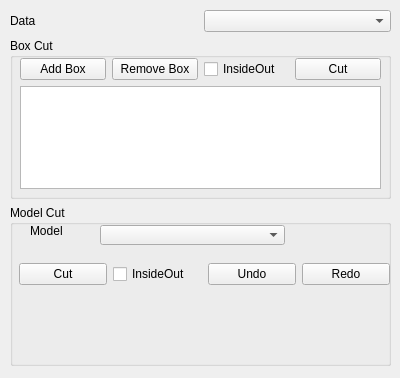
<?xml version="1.0" encoding="UTF-8"?>
<ui version="4.0">
 <class>VolumeCutView</class>
 <widget class="QWidget" name="VolumeCutView">
  <property name="geometry">
   <rect>
    <x>0</x>
    <y>0</y>
    <width>400</width>
    <height>378</height>
   </rect>
  </property>
  <property name="windowTitle">
   <string>Form</string>
  </property>
  <widget class="QWidget" name="verticalLayoutWidget">
   <property name="geometry">
    <rect>
     <x>10</x>
     <y>10</y>
     <width>381</width>
     <height>356</height>
    </rect>
   </property>
   <layout class="QVBoxLayout" name="verticalLayout">
    <item>
     <layout class="QHBoxLayout" name="horizontalLayout">
      <item>
       <widget class="QLabel" name="label">
        <property name="text">
         <string>Data</string>
        </property>
       </widget>
      </item>
      <item>
       <widget class="QmitkDataStorageComboBox" name="DataSelector"/>
      </item>
     </layout>
    </item>
    <item>
     <widget class="QGroupBox" name="groupBox_2">
      <property name="minimumSize">
       <size>
        <width>0</width>
        <height>160</height>
       </size>
      </property>
      <property name="title">
       <string>Box Cut</string>
      </property>
      <widget class="QWidget" name="verticalLayoutWidget_3">
       <property name="geometry">
        <rect>
         <x>10</x>
         <y>20</y>
         <width>361</width>
         <height>131</height>
        </rect>
       </property>
       <layout class="QVBoxLayout" name="verticalLayout_3">
        <item>
         <layout class="QHBoxLayout" name="horizontalLayout_3">
          <item>
           <widget class="QPushButton" name="AddBoxBtn">
            <property name="text">
             <string>Add Box</string>
            </property>
           </widget>
          </item>
          <item>
           <widget class="QPushButton" name="RemoveBoxBtn">
            <property name="text">
             <string>Remove Box</string>
            </property>
           </widget>
          </item>
          <item>
           <widget class="QCheckBox" name="BoxCutInsideOutCheckBox">
            <property name="text">
             <string>InsideOut</string>
            </property>
           </widget>
          </item>
          <item>
           <widget class="QPushButton" name="BoxCutBtn">
            <property name="text">
             <string>Cut</string>
            </property>
           </widget>
          </item>
         </layout>
        </item>
        <item>
         <widget class="QListWidget" name="BoxList"/>
        </item>
       </layout>
      </widget>
     </widget>
    </item>
    <item>
     <widget class="QGroupBox" name="groupBox">
      <property name="minimumSize">
       <size>
        <width>0</width>
        <height>100</height>
       </size>
      </property>
      <property name="title">
       <string>Model Cut</string>
      </property>
      <widget class="QmitkDataStorageComboBox" name="ModelSelector">
       <property name="geometry">
        <rect>
         <x>90</x>
         <y>20</y>
         <width>185</width>
         <height>20</height>
        </rect>
       </property>
      </widget>
      <widget class="QLabel" name="label_2">
       <property name="geometry">
        <rect>
         <x>20</x>
         <y>20</y>
         <width>54</width>
         <height>12</height>
        </rect>
       </property>
       <property name="text">
        <string>Model</string>
       </property>
      </widget>
      <widget class="QWidget" name="verticalLayoutWidget_2">
       <property name="geometry">
        <rect>
         <x>9</x>
         <y>49</y>
         <width>371</width>
         <height>41</height>
        </rect>
       </property>
       <layout class="QVBoxLayout" name="verticalLayout_2">
        <item>
         <layout class="QHBoxLayout" name="horizontalLayout_2">
          <item>
           <widget class="QPushButton" name="ModelCutBtn">
            <property name="text">
             <string>Cut</string>
            </property>
            <property name="checkable">
             <bool>true</bool>
            </property>
           </widget>
          </item>
          <item>
           <widget class="QCheckBox" name="InsideOutCheckBox">
            <property name="text">
             <string>InsideOut</string>
            </property>
           </widget>
          </item>
          <item>
           <widget class="QPushButton" name="UndoBtn">
            <property name="text">
             <string>Undo</string>
            </property>
           </widget>
          </item>
          <item>
           <widget class="QPushButton" name="RedoBtn">
            <property name="text">
             <string>Redo</string>
            </property>
           </widget>
          </item>
         </layout>
        </item>
       </layout>
      </widget>
     </widget>
    </item>
   </layout>
  </widget>
 </widget>
 <customwidgets>
  <customwidget>
   <class>QmitkDataStorageComboBox</class>
   <extends>QComboBox</extends>
   <header>QmitkDataStorageComboBox.h</header>
  </customwidget>
 </customwidgets>
 <resources/>
 <connections/>
</ui>
